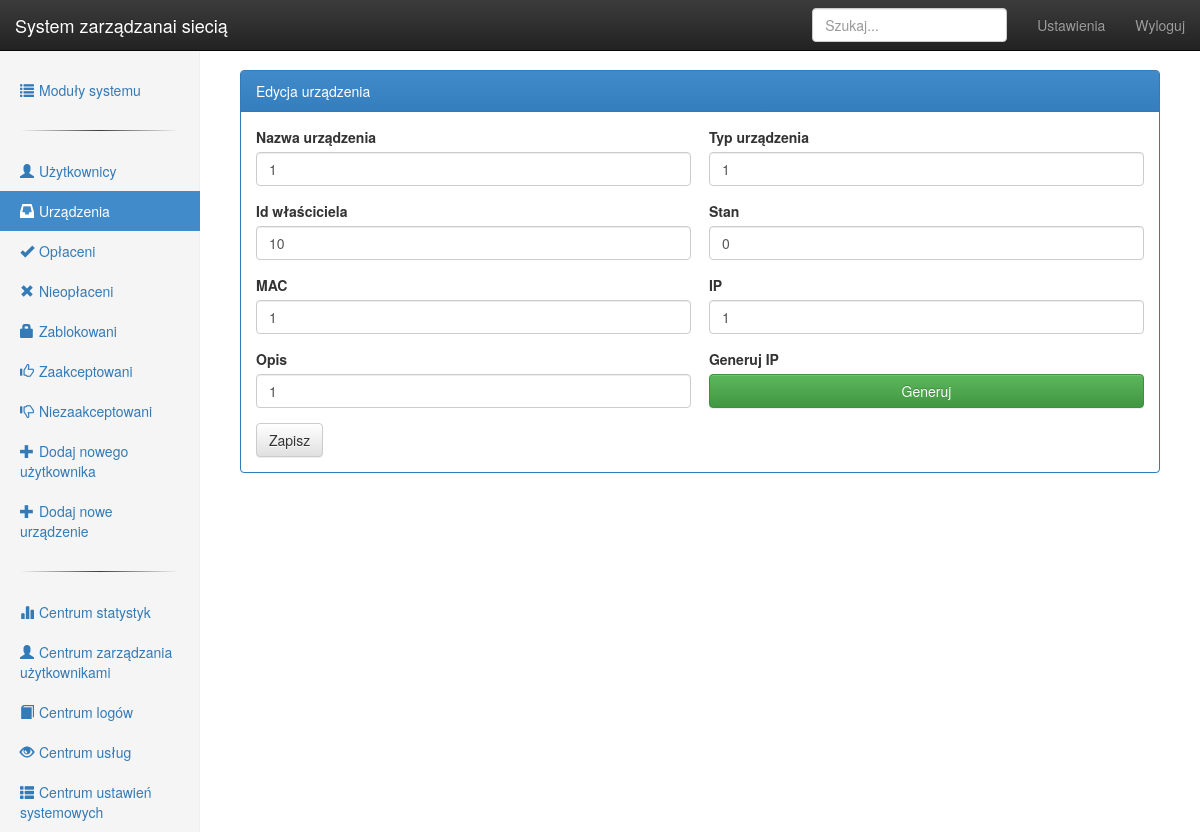
The app's page /devicechange/index/14 (signed in) with its own data.
### tables this page shows
CREATE TABLE IF NOT EXISTS `devices` (
  `id` int(10) unsigned NOT NULL AUTO_INCREMENT,
  `user_id` int(10) unsigned DEFAULT NULL,
  `dateadd` int(11) DEFAULT NULL,
  `mac` varchar(17) DEFAULT NULL,
  `ip` varchar(20) DEFAULT NULL,
  `devtype` varchar(333) DEFAULT NULL,
  `devname` varchar(333) DEFAULT NULL,
  `opis` text,
  `stan` int(11) DEFAULT NULL,
  PRIMARY KEY (`id`),
  KEY `user_id` (`user_id`)
);

### libs/View.php (called while the page is built, shortened)
<?php
class View {
    public function render($name, $noInclude = false)
    {
        require 'views/' . $name . '.php';
    }
}

### controllers/devicechange.php (called while the page is built, shortened)
<?php
class Devicechange extends Controller {
    function __construct() {
        $this->view->info = array();
        $this->view->leftMenu = array();
        $this->view->js = array('services/js/hideElement.js');
    }
    function renderLeftMenu(){
        array_push($this->view->leftMenu, array('active' => false, 'ico' => 'user', 'link' => 'usersettings/index', 'title' => "Użytkownicy"));
        array_push($this->view->leftMenu, array('active' => true, 'ico' => 'inbox', 'link' => 'devicesettings/index', 'title' => "Urządzenia"));
        array_push($this->view->leftMenu, array('active' => false, 'ico' => 'ok', 'link' => 'usersettings/paid', 'title' => "Opłaceni"));
        array_push($this->view->leftMenu, array('active' => false, 'ico' => 'remove', 'link' => 'usersettings/unpaid', 'title' => "Nieopłaceni"));
        array_push($this->view->leftMenu, array('active' => false, 'ico' => 'lock', 'link' => 'usersettings/blocked', 'title' => "Zablokowani"));
        array_push($this->view->leftMenu, array('active' => false, 'ico' => 'thumbs-up', 'link' => 'usersettings/accepted', 'title' => "Zaakceptowani"));
        array_push($this->view->leftMenu, array('active' => false, 'ico' => 'thumbs-down', 'link' => 'usersettings/unaccepted', 'title' => "Niezaakceptowani"));
        array_push($this->view->leftMenu, array('active' => false, 'ico' => 'plus', 'link' => 'userchange/index/new', 'title' => "Dodaj nowego użytkownika"));
        array_push($this->view->leftMenu, array('active' => false, 'ico' => 'plus', 'link' => 'devicechange/index/new', 'title' => "Dodaj nowe urządzenie"));
        $this->view->render('leftMenu');
    }
    function index($ID="new", $changeInfo = false) {
        $newDEVICE = ($ID=="new")?true:false;
        $this->view->render('header');
        $this->view->render('devicechange/ajaxIPgen');
        $this->view->form = $newDEVICE?NULL:$this->model->getDeviceData($ID);
        $this->view->form['title'] = $newDEVICE?'Dodanie nowego urządzenia':'Edycja urządzenia';
        $this->view->form['link'] = $newDEVICE?'tryAdd':'tryEdit/'.$ID;
        $this->view->render('services/info');
        $this->view->render('devicechange/deviceForm');
        $this->view->render('footerWithMenu');
    }
}

### libs/Bootstrap.php (called while the page is built, shortened)
<?php
final class Bootstrap {
    private $_url = null;
    private $_controller = null;
    private $_method = null;
    private $_controllerPath = 'controllers/';
    private $_modelPath = 'models/';
    public function init() {
        $this->_callControllerMethod();
    }
    private function _getUrl() {
        $url = isset($_GET['url']) ? $_GET['url'] : 'index';
        $url = rtrim($url, '/');
        $url = filter_var($url, FILTER_SANITIZE_URL);
        $this->_url = explode('/', $url);
    }
    private function _loadController() {
        $file = $this->_controllerPath . $this->_url[0] . '.php';
        if (file_exists($file)) {
            $this->_controller = new $this->_url[0];
            $this->_controller->loadModel($this->_url[0], $this->_modelPath);
        } else {
            $this->_error();
            return false;
        }
    }
    private function _callControllerMethod() {
        $length = count($this->_url);
        if ($length > 0) {
            if (method_exists($this->_controller, $this->_url[1])) {
                $this->_method = $this->_url[1];
            } else {
                $this->_error();
            }
        } else {
            $this->_method = 'index';
        }
        $this->parms = $this->_url ? array_values($this->_url) : [];
        call_user_func_array([$this->_controller, $this->_method], $this->parms);
    }
}

### index.php (called while the page is built, shortened)
<?php
$bootstrap = new Bootstrap();
$bootstrap->init();

### libs/Database.php (called while the page is built, shortened)
<?php
class Database extends PDO
{
    public function select($sql, $array = array(), $fetchMode = PDO::FETCH_ASSOC)
    {
        $sth = $this->prepare($sql);
        foreach ($array as $key => $value) {
            $sth->bindValue("$key", $value);
        }
        $sth->execute();
        return $sth->fetchAll($fetchMode);
    }
}

### models/devicechange_model.php (called while the page is built, shortened)
<?php
class Devicechange_Model extends Model {
    public function getDeviceData($ID) {
        $sth = $this->db->select('select * from devices where id = "'.$ID.'"', array());
        return $sth[0];
    }
}

### libs/Model.php (called while the page is built)
<?php
abstract class Model {
    function __construct() {
        $this->db = new Database(DB_TYPE, DB_HOST, DB_NAME, DB_USER, DB_PASS);
    }
}

### views/devicechange/deviceForm.php (the view, shortened to what this page needs)
<div class="panel panel-primary">
    <div class="panel-heading"><?=$this->form['title']?></div>
    <div class="panel-body">
        <form role="form" action="<?=URL.'devicechange/'.$this->form['link']?>" method="POST">
        <div style="width:49%; float:left;">
          <div class="form-group"><label>Nazwa urządzenia</label>
              <input type="text" name="devname" class="form-control" placeholder="Ola-PC"  value="<?=@$this->form['devname']?>"></div>
          <div class="form-group"><label>Id właściciela</label>
              <input type="text" name="user_id" class="form-control" placeholder="22"  value="<?=@$this->form['user_id']?>"></div>
          <div class="form-group"><label>MAC</label>
              <input type="text" name="mac" class="form-control" placeholder="11:22:33:44:55:66" value="<?=@$this->form['mac']?>"></div>
          <div class="form-group"><label>Opis</label>
              <input type="text" name="opis" class="form-control" placeholder="Podejrzane urządzenie"  value="<?=@$this->form['opis']?>"></div>
         </div>
         <div style="width:49%; float:right;">
          <div class="form-group"><label>Typ urządzenia</label>
              <input type="text" name="devtype" class="form-control" placeholder="Laptop" value="<?=@$this->form['devtype']?>"></div>
          <div class="form-group"><label>Stan</label>
              <input type="text" name="stan" class="form-control" placeholder="nic" value="<?=@$this->form['stan']?>"></div>
          <div class="form-group"><label>IP</label>
              <input type="text" name="ip" class="form-control" id="ipgen" placeholder="10.0.0.44" value="<?=@$this->form['ip']?>"></div>
              <div class="form-group"><label>Generuj IP</label> <button type="button" class="form-control btn-success" onclick="ipajax()">Generuj</button></div>
         </div>
         <button type="submit" class="btn btn-default">Zapisz</button>
        </form>
    </div>
</div>

### public/css/dashboard.css (style rules this page uses)
body { padding-top: 50px; }

### records on screen
devices: devname "1", user_id "10", mac "1", opis "1", devtype "1", stan "0", ip "1"

### other values on screen
$link['title'] "Użytkownicy"
$link['title'] "Urządzenia"
$link['title'] "Opłaceni"
$link['title'] "Nieopłaceni"
$link['title'] "Zablokowani"
$link['title'] "Zaakceptowani"
$link['title'] "Niezaakceptowani"
$link['title'] "Dodaj nowego użytkownika"
$link['title'] "Dodaj nowe urządzenie"
$this->form['title'] "Edycja urządzenia"
